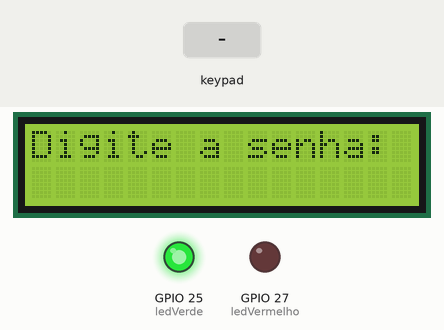
The program below on a simulated ESP32. Shown: 16×2 character LCD, output pins drawn as LEDs (lit = HIGH). The inputs (shaded band) are chosen by the test bench. WiFi joins after 1.5 s; servers stay silent unless stated; EEPROM starts erased; what the program prints to the serial monitor is not drawn.

Above: at 2.7 s.
2.8 s: keypad keys 0 0 0 0 A pressed 0.4 s apart
At 5.3 s:
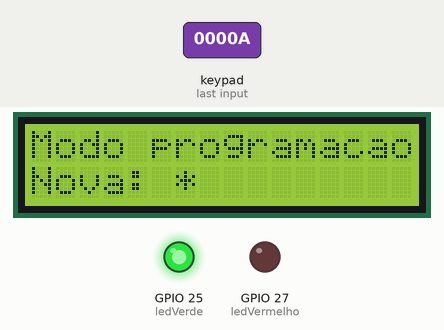
6.3 s: key '1' pressed
At 7.1 s:
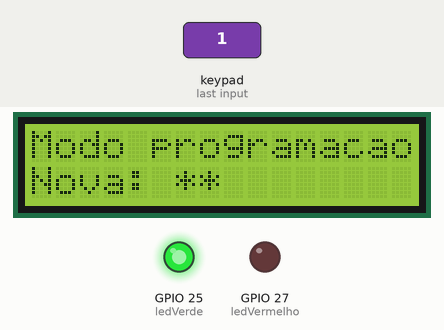
7.8 s: keypad keys 1 9 1 8 5 1 7 A pressed 0.4 s apart
At 11.2 s:
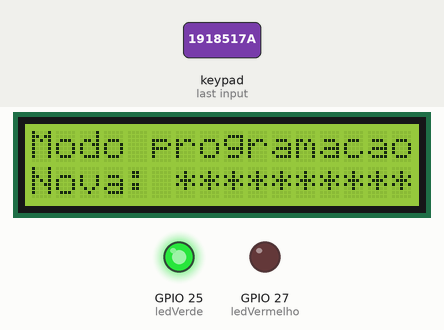
12.5 s: key '*' pressed
At 13.0 s:
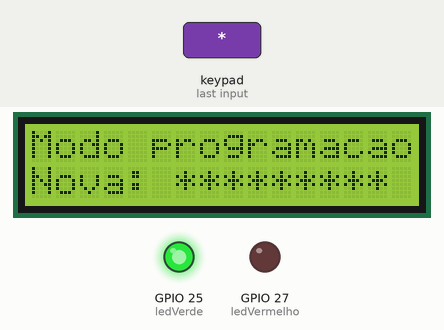
14.0 s: key '2' pressed
At 15.4 s:
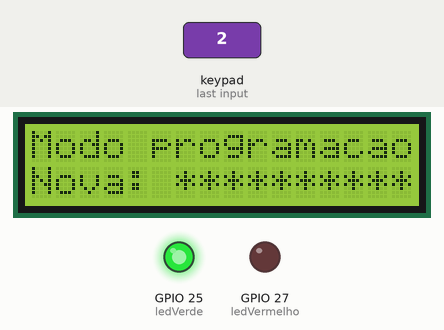
Timing chart, 0 to 16.5 s (numbered marks = the images above; inputs shaded):
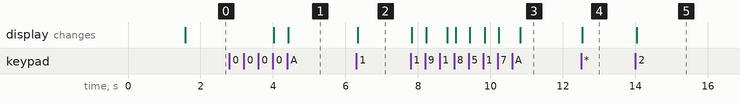

The program:

main.cpp
```cpp
#include "main.h"
#include "LedControl.h"
#include "LCDInterface.h"
#include "KeypadHandler.h"
#include "EEPROMHandler.h"
#include "WiFiConfig.h"
#include "ApiHandler.h"

// A definição da variável continua aqui
bool trancaAberta = true;

// Demais variáveis globais...
String senhaAtual;
const String senhaMestra = "0000";
String bufferNormal = "";
String bufferProgramacao = "";
bool modoProgramacao = false;

// Protótipos
void tratarModoProgramacao(char tecla);
void tratarModoNormal(char tecla);

void setup() {
    Serial.begin(115200);
    setupLeds();
    setupLcd();
    setupEeprom();
    setupWiFi();
    senhaAtual = lerSenhaDaEeprom();
    atualizarLeds(trancaAberta);
    exibirMensagemInicial();
}

void loop() {
    verificarTimeoutMensagem();
    api_loop(); // Chama a função de polling

    char tecla = lerTecla();
    if (tecla) {
        if (modoProgramacao) {
            tratarModoProgramacao(tecla);
        } else {
            tratarModoNormal(tecla);
        }
    }
}

void tratarModoNormal(char tecla) {
    bufferNormal += tecla;

    if (bufferNormal.endsWith(senhaMestra)) {
        bufferNormal = "";
        modoProgramacao = true;
        exibirModoProgramacao(bufferProgramacao);
        return;
    }

    if (bufferNormal.endsWith(senhaAtual)) {
        bufferNormal = "";
        // EM VEZ DE MUDAR O ESTADO LOCALMENTE, PEDIMOS PARA A API MUDAR
        api_toggle_state();
    }
}

void tratarModoProgramacao(char tecla) {
    if (tecla == '#') {
        if (bufferProgramacao.length() > 0) {
            salvarSenhaNaEeprom(bufferProgramacao);
            senhaAtual = bufferProgramacao;
        }
        bufferProgramacao = "";
        modoProgramacao = false;
        exibirMensagemInicial();
    } else if (tecla == '*') {
        if (bufferProgramacao.length() > 0) {
            bufferProgramacao.remove(bufferProgramacao.length() - 1);
        }
        exibirModoProgramacao(bufferProgramacao);
    } else {
        if (bufferProgramacao.length() < 10) {
            bufferProgramacao += tecla;
        }
        exibirModoProgramacao(bufferProgramacao);
    }
}
```

ApiHandler.cpp
```cpp
#include "ApiHandler.h"
#include <HTTPClient.h>
#include <ArduinoJson.h>
#include "main.h"         // Para acessar a variável global trancaAberta
#include "LedControl.h"
#include "LCDInterface.h"

// --- Configurações da API ---
// COLOQUE AQUI A SUA URL ATUAL DO NGROK!
const char* baseUrl = "http://arduino.ghzds.com.br";

const unsigned long POLLING_INTERVAL = 1000; // 1 segundos
unsigned long ultimaVerificacao = 0;

void processarRespostaApi(String payload) {
    JsonDocument doc;
    DeserializationError error = deserializeJson(doc, payload);

    if (error) {
        Serial.print("Falha ao analisar JSON: ");
        Serial.println(error.c_str());
        return;
    }

    bool estadoDoServidor = doc["tranca_aberta"];

    if (estadoDoServidor != trancaAberta) {
        Serial.println("Estado dessincronizado, atualizando...");
        trancaAberta = estadoDoServidor;

        atualizarLeds(trancaAberta);
        if (trancaAberta) {
            exibirAcessoLiberado();
        } else {
            exibirTrancado();
        }
    } else {
        Serial.println("Estado já sincronizado.");
    }
}

// Função de polling para sincronizar com o servidor
void api_loop() {
    if (millis() - ultimaVerificacao >= POLLING_INTERVAL) {
        ultimaVerificacao = millis();
        Serial.println("Verificando estado na API via GET /status...");

        String statusUrl = String(baseUrl) + "/status";
        Serial.println("URL: " + statusUrl);
        HTTPClient http;
        http.begin(statusUrl);
        int httpCode = http.GET();
        Serial.println("HTTP Code: " + String(httpCode));

        if (httpCode == HTTP_CODE_OK) {
            processarRespostaApi(http.getString());
        } else {
            Serial.printf("[HTTP] GET... falhou, erro: %d\n", httpCode);
        }
        http.end();
    }
}

// Função para comandar a mudança de estado
void api_toggle_state() {
    Serial.println("Enviando comando para API via POST /toggle...");

    String toggleUrl = String(baseUrl) + "/toggle";
    HTTPClient http;
    http.begin(toggleUrl);
    int httpCode = http.POST("");

    if (httpCode == HTTP_CODE_OK) {
        processarRespostaApi(http.getString());
    } else {
        Serial.printf("[HTTP] POST... falhou, erro: %d\n", httpCode);
    }
    http.end();
}
```

ApiHandler.h
```cpp
#ifndef API_HANDLER_H
#define API_HANDLER_H

// Função de polling, para ser chamada no loop principal.
void api_loop();

// Função para ser chamada quando a senha correta for digitada.
void api_toggle_state();

#endif
```

EEPROMHandler.cpp
```cpp
#include "EEPROMHandler.h"
#include <EEPROM.h>

const int EEPROM_START_ADDR = 0;
const int EEPROM_SIZE = 64;
const String SENHA_PADRAO = "1234";
const int TAMANHO_MAX_SENHA = 10;

void setupEeprom() {
    EEPROM.begin(EEPROM_SIZE);
}

String lerSenhaDaEeprom() {
    String senha = "";
    for (int i = 0; i < TAMANHO_MAX_SENHA; i++) {
        char c = EEPROM.read(EEPROM_START_ADDR + i);
        if (c == '\0' || c == 0xFF) { // Terminador nulo ou byte vazio
            break;
        }
        senha += c;
    }
    return senha.length() > 0 ? senha : SENHA_PADRAO;
}

void salvarSenhaNaEeprom(const String& senha) {
    unsigned int i = 0;
    for (i = 0; i < senha.length() && i < TAMANHO_MAX_SENHA; i++) {
        EEPROM.write(EEPROM_START_ADDR + i, senha[i]);
    }
    // Adiciona o terminador nulo para marcar o fim da string
    EEPROM.write(EEPROM_START_ADDR + i, '\0');
    EEPROM.commit();
}
```

EEPROMHandler.h
```cpp
#ifndef EEPROM_HANDLER_H
#define EEPROM_HANDLER_H

#include <Arduino.h>

void setupEeprom();
String lerSenhaDaEeprom();
void salvarSenhaNaEeprom(const String& senha);

#endif
```

LedControl.cpp
```cpp
#include "LedControl.h"
#include <Arduino.h>

const int ledVerde = 25;
const int ledVermelho = 27;

void setupLeds() {
    pinMode(ledVerde, OUTPUT);
    pinMode(ledVermelho, OUTPUT);
}

void atualizarLeds(bool trancaAberta) {
    digitalWrite(ledVerde, trancaAberta ? HIGH : LOW);
    digitalWrite(ledVermelho, trancaAberta ? LOW : HIGH);
}
```

LedControl.h
```cpp
#ifndef LED_CONTROL_H
#define LED_CONTROL_H

// Inicializa os pinos dos LEDs.
void setupLeds();

// Atualiza os LEDs com base no estado da tranca.
// true para aberta (verde), false para fechada (vermelho).
void atualizarLeds(bool trancaAberta);

#endif
```

main.h
```cpp
// src/main.h
#ifndef MAIN_H
#define MAIN_H

#include <Arduino.h>

// Declara a variável como "extern" para dizer a outros arquivos que ela existe
extern bool trancaAberta;

#endif
```

WiFiConfig.cpp
```cpp
#include "WiFiConfig.h"
#include <WiFi.h>

// DESCOMENTE A LINHA ABAIXO QUANDO ESTIVER RODANDO NO SIMULADOR WOKWI
#define WOKWI_SIMULATION

#ifndef WOKWI_SIMULATION
  // Este código só será compilado para o hardware real
  #include <WiFiManager.h>
#endif

void setupWiFi() {

  #ifdef WOKWI_SIMULATION
    // --- CÓDIGO PARA O SIMULADOR WOKWI ---
    Serial.println("Modo de simulação Wokwi: Conectando à rede virtual...");
    WiFi.begin("Wokwi-GUEST", "", 6); // O 6 é o canal, pode ser necessário

    while (WiFi.status() != WL_CONNECTED) {
      delay(500);
      Serial.print(".");
    }
    Serial.println("");
    Serial.println("Conectado à rede Wokwi com sucesso!");
    Serial.print("Endereço IP: ");
    Serial.println(WiFi.localIP());

  #else
    // --- CÓDIGO PARA O HARDWARE REAL (com WiFiManager) ---
    WiFiManager wm;
    wm.setConfigPortalTimeout(180);

    if (!wm.autoConnect("Fechadura-Config", "senha1234")) {
      Serial.println("Falha ao conectar e o tempo limite expirou. Reiniciando...");
      delay(3000);
      ESP.restart();
    }

    Serial.println("");
    Serial.println("Conectado à rede Wi-Fi com sucesso!");
    Serial.print("Endereço IP: ");
    Serial.println(WiFi.localIP());

  #endif
}
```

WiFiConfig.h
```cpp
#ifndef WIFICONFIG_H
#define WIFICONFIG_H

// Configura o WiFi. Se não houver credenciais salvas,
// entra em modo de configuração (AP).
// A função bloqueia a execução até que a conexão seja estabelecida.
void setupWiFi();

#endif
```

KeypadHandler.cpp
```cpp
#include "KeypadHandler.h"
#include <Keypad.h>

const byte ROWS = 4;
const byte COLS = 4;

char keys[ROWS][COLS] = {
    {'1','2','3','A'},
    {'4','5','6','B'},
    {'7','8','9','C'},
    {'*','0','#','D'}
};

byte rowPins[ROWS] = {19, 18, 5, 17};
byte colPins[COLS] = {16, 4, 2, 15};

// O objeto do teclado fica encapsulado aqui.
Keypad customKeypad = Keypad(makeKeymap(keys), rowPins, colPins, ROWS, COLS);

char lerTecla() {
    return customKeypad.getKey();
}
```

KeypadHandler.h
```cpp
#ifndef KEYPAD_HANDLER_H
#define KEYPAD_HANDLER_H

// Retorna o caractere da tecla pressionada ou 0 se nenhuma tecla for pressionada.
char lerTecla();

#endif
```

LCDInterface.cpp
```cpp
#include "LCDInterface.h"
#include <LiquidCrystal_I2C.h>

// O objeto do LCD é "privado" deste módulo.
LiquidCrystal_I2C lcd(0x27, 16, 2);

bool mostrandoMensagemTemporaria = false;
unsigned long tempoInicioMensagem = 0;
const long TIMEOUT_MENSAGEM = 5000; // 5 segundos

void setupLcd() {
    lcd.init();
    lcd.backlight();
}

void exibirMensagemInicial() {
    lcd.clear();
    lcd.print("Digite a senha:");
}

void exibirModoProgramacao(const String& bufferNovaSenha) {
    lcd.clear();
    lcd.print("Modo programacao");
    lcd.setCursor(0, 1);
    lcd.print("Nova: ");
    for (unsigned int i = 0; i < bufferNovaSenha.length(); i++) {
        lcd.print("*");
    }
}

void exibirAcessoLiberado() {
    lcd.clear();
    lcd.print("Acesso liberado");
    mostrandoMensagemTemporaria = true;
    tempoInicioMensagem = millis();
}

void exibirTrancado() {
    lcd.clear();
    lcd.print("Trancado");
    mostrandoMensagemTemporaria = true;
    tempoInicioMensagem = millis();
}

void verificarTimeoutMensagem() {
    // Se uma mensagem temporária está ativa e o tempo expirou...
    if (mostrandoMensagemTemporaria && (millis() - tempoInicioMensagem >= TIMEOUT_MENSAGEM)) {
        exibirMensagemInicial();
        mostrandoMensagemTemporaria = false;
    }
}
```

LCDInterface.h
```cpp
#ifndef LCD_INTERFACE_H
#define LCD_INTERFACE_H

#include <Arduino.h>

void setupLcd();
void exibirMensagemInicial();
void exibirModoProgramacao(const String& bufferNovaSenha);
void exibirAcessoLiberado();
void exibirTrancado();
void verificarTimeoutMensagem();

#endif
```

Measured:
- after the input at 2.8 s, the display: first changes after 1.2 s (image 1 shows a later state)
- after the input at 6.3 s, the display: changes at once (image 2)
- after the input at 7.8 s, the display: first changes at once (image 3 shows a later state)
- after the input at 12.5 s, the display: changes at once (image 4)
- after the input at 14.0 s, the display: changes at once (image 5)
